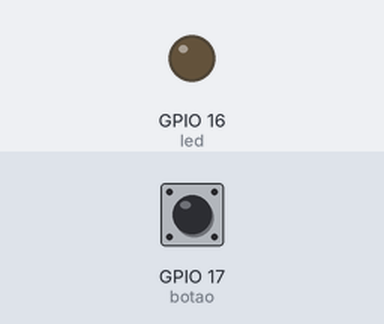
A sketch run on a simulated ESP32. On the bench: output pins drawn as LEDs (lit = HIGH). Inputs (shaded band) come from the test bench; at power-on: GPIO 17 (botao) HIGH.

Above: at 1.2 s.
1.3 s: GPIO 17 (botao) pulled LOW for 0.15 s
At 1.9 s:
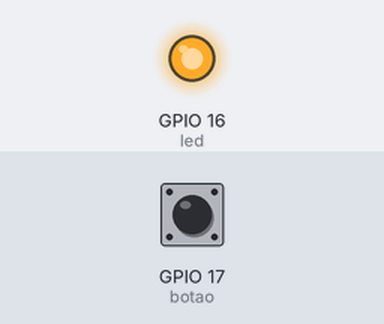
2.9 s: GPIO 17 (botao) pulled LOW for 1 s
At 4.3 s:
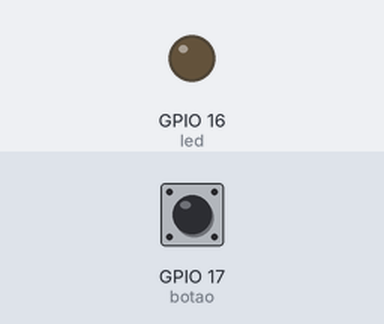
5.4 s: GPIO 17 (botao) pulled LOW for 3.2 s
At 9.1 s:
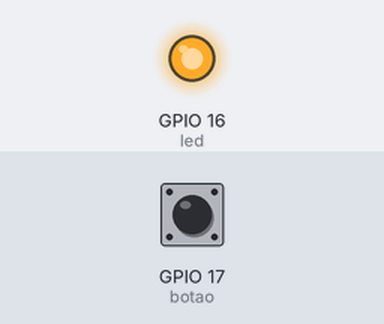
Timing chart, 0 to 10.6 s (numbered marks = the images above; inputs shaded):
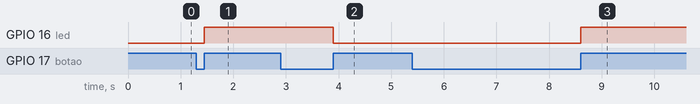

The sketch:

EX01_Leitura_de_botao.ino
```cpp
// Mapeamento de Hardware
#define botao 17
#define led   16

// Protótipo da função

void leitura_botao();

void setup()
{
  Serial.begin(115200);
  pinMode(led, OUTPUT);
  pinMode(botao,INPUT_PULLUP);
  digitalWrite(led,LOW);

}

void loop()
{
     leitura_botao();
}


// Desenvolvimento da função
void leitura_botao()
{
  // A leitura digitalRead(botao) devolve 0, mas a exclamação converte para 1
  static char flag = 0;
  if(!digitalRead(botao)) flag = 1;
  if(digitalRead(botao) && flag)
  {
      flag = 0;
      digitalWrite(led,!digitalRead(led));
      delay(150);
  }
}
```

Measured:
- after the input at 1.3 s, GPIO 16 (led): LOW → HIGH after 0.15 s
- after the input at 2.9 s, GPIO 16 (led): HIGH → LOW after 1.0 s
- after the input at 5.4 s, GPIO 16 (led): LOW → HIGH after 3.2 s
